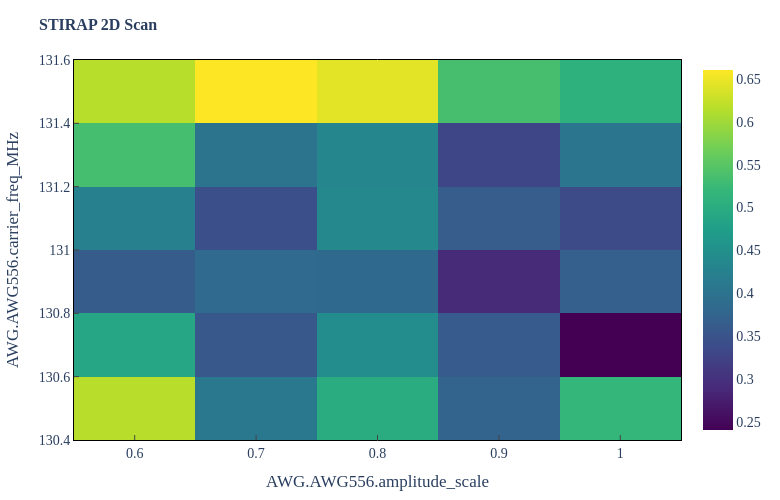

Notebook source saved alongside this figure:
### Markdown cell above
## STIRAP 2D scan

### Code cell
# 2D scan heatmap of the survival rate
if scan_params.ndim == 2 and scan_params.shape[1] == 2:
    xlabel = scan_dims[0]["name"] if scan_dims and len(scan_dims) >= 2 else "Dim 0"
    ylabel = scan_dims[1]["name"] if scan_dims and len(scan_dims) >= 2 else "Dim 1"
    fig = plotting.heatmap_2d_interactive(scan_params, p11_mean,
                                           title="STIRAP 2D Scan",
                                           xlabel=xlabel, ylabel=ylabel)
    fig.show()
    
    best_idx = np.nanargmax(p11_mean)
    print(f"Peak survival = {p11_mean[best_idx]:.4f} at params = {scan_params[best_idx]}")
    
    # Save static PNG
    outDir = os.path.dirname(matPath)
    plotting.heatmap_2d_scan(scan_params, p11_mean, title="STIRAP 2D Scan",
                              xlabel=xlabel, ylabel=ylabel, cmap="cividis")[0].savefig(
        os.path.join(outDir, scanName + ".png"), dpi=150, bbox_inches="tight")
    plt.close()
else:
    print("Not a 2D scan")

### Figure 1 — Plotly figure (JSON) as saved in the notebook; plotly's stock layout.template omitted (floating-point values rounded to 4 significant figures)
{"data": [{"colorscale": [[0, "#440154"], [0.1111, "#482878"], [0.2222, "#3e4989"], [0.3333, "#31688e"], [0.4444, "#26828e"], [0.5556, "#1f9e89"], [0.6667, "#35b779"], [0.7778, "#6ece58"], [0.8889, "#b5de2b"], [1, "#fde725"]], "hovertemplate": "AWG.AWG556.amplitude_scale=%{x:.5g}<br>AWG.AWG556.carrier_freq_MHz=%{y:.5g}<br>value=%{z:.4f}<extra></extra>", "type": "heatmap", "x": [0.6, 0.7, 0.8, 0.9, 1.0], "y": [130.5, 130.7, 130.9, 131.1, 131.3, 131.5], "z": [[0.6154, 0.4091, 0.5, 0.375, 0.5182], [0.4884, 0.3571, 0.4444, 0.3621, 0.2414], [0.3636, 0.3838, 0.3832, 0.2917, 0.3667], [0.4237, 0.3444, 0.4369, 0.3646, 0.3385], [0.5347, 0.4, 0.4364, 0.3298, 0.4058], [0.6145, 0.66, 0.6439, 0.5354, 0.5088]]}], "layout": {"font": {"family": "STIX Two Text, STIXGeneral, Times New Roman, Georgia, serif", "size": 14}, "height": 500, "hovermode": "closest", "margin": {"b": 60, "l": 70, "r": 30, "t": 60}, "paper_bgcolor": "white", "plot_bgcolor": "white", "title": {"font": {"size": 16}, "text": "<b>STIRAP 2D Scan</b>"}, "width": 780, "xaxis": {"linecolor": "black", "linewidth": 1, "mirror": true, "showgrid": false, "showline": true, "ticks": "inside", "title": {"text": "AWG.AWG556.amplitude_scale"}}, "yaxis": {"linecolor": "black", "linewidth": 1, "mirror": true, "showgrid": false, "showline": true, "ticks": "inside", "title": {"text": "AWG.AWG556.carrier_freq_MHz"}}}}
